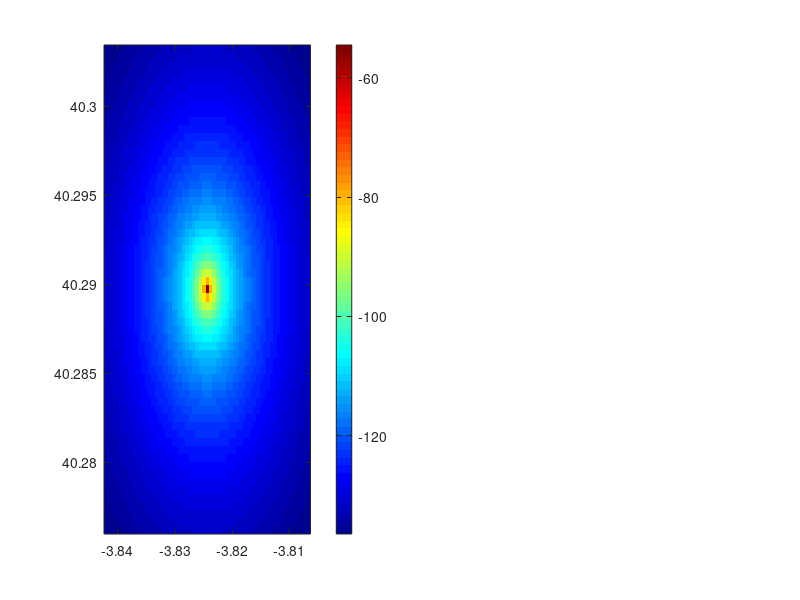

The MATLAB script that drew this image: (Note: this script raises an error after producing the figure.)
%% SIMULACIÓN DE COBERTURA 5G FR1 — Gemelo Digital Táctico
% TFG: Diseño e Implementación de una Herramienta de Gemelo Digital
%      para la Planificación y Visualización de Cobertura en Redes 5G
%      Tácticas Desplegables
%
% Autor : Álvaro Martínez Téllez
% Tutor : Miguel Ángel Ortuño Pérez
% Curso : 2025-2026
%
% DESCRIPCIÓN:
%   Script de investigación e implementación paso a paso del motor de
%   simulación radioeléctrica basado en el modelo Longley-Rice (ITM).
%   Genera un mapa de cobertura RSRP en una cuadrícula sobre un área de
%   3×3 km, integrando datos de elevación SRTM a 30 m de resolución,
%   y exporta los resultados en formato JSON para el backend Spring Boot.
%
% REQUISITOS MATLAB:
%   - MATLAB R2025b o superior (probado en R2025b Update 4)
%   - Communications Toolbox (para propagationModel y txsite/rxsite)
%   - Mapping Toolbox (para readgeoraster, geotiffread, mapinterp)
%   - Antenna Toolbox (para modelos de antena configurables)
%
% EJECUCIÓN:
%   Ejecutar sección a sección (Ctrl+Enter en cada sección) para ir
%   validando cada paso antes de continuar con el siguiente.
%
% REFERENCIAS:
%   [1] Longley & Rice (1968). ESSA Tech Report ERL 79-ITS 67.
%   [2] ITU-R P.1546-6 (2019). Point-to-area predictions 30 MHz–4 GHz.
%   [3] 3GPP TR 38.901 v17 (2022). Channel model 0.5–100 GHz.
%   [4] NTIA/ITS. Irregular Terrain Model (ITM/Longley-Rice), GitHub.

%% =========================================================================
%  BLOQUE 0: LIMPIEZA DEL ENTORNO
%  =========================================================================
clear; clc; close all;
disp('=== Simulación Cobertura 5G FR1 — Gemelo Digital ===');

%% =========================================================================
%  BLOQUE 1: PARÁMETROS DE CONFIGURACIÓN DE LA SIMULACIÓN
%  =========================================================================
% --- Parámetros de la estación base (gNodeB) ---
fc_Hz       = 3.5e9;        % Frecuencia central [Hz] — banda n78 (3.4-3.8 GHz FR1)
Ptx_dBm     = 40;           % Potencia de transmisión [dBm] = 10 W
Ptx_W       = 10^((Ptx_dBm - 30) / 10);  % Conversión a Watts
Gtx_dBi     = 15;           % Ganancia antena Tx [dBi] (antena sectorial típica)
Grx_dBi     = 0;            % Ganancia antena Rx [dBi] (terminal omnidireccional)
hTx_m       = 30;           % Altura antena Tx sobre el suelo [m]
hRx_m       = 1.5;          % Altura antena Rx (terminal de usuario) [m]

% Pérdidas de línea y conexión (cables, conectores, etc.)
L_cable_dB  = 2;            % Pérdidas de cable [dB]

% EIRP = Ptx + Gtx - L_cable
EIRP_dBm    = Ptx_dBm + Gtx_dBi - L_cable_dB;
fprintf('EIRP: %.1f dBm\n', EIRP_dBm);

% --- Emplazamiento de la antena Tx ---
% Coordenadas de prueba: Campus URJC Fuenlabrada (edificio Rectorado)
lat0 = 40.2897;   % Latitud  [grados decimales]
lon0 = -3.8244;   % Longitud [grados decimales]

% --- Parámetros de la cuadrícula de simulación ---
areaKm        = 3;       % Lado del área cuadrada [km]
gridSpacingRequested_m = 50;  % Espaciado máximo solicitado [m]
nIntervalos   = ceil(areaKm * 1000 / gridSpacingRequested_m - 1e-9);
nPuntos        = nIntervalos + 1;   % Ambos extremos incluidos
gridSpacing_m  = areaKm * 1000 / nIntervalos;  % Espaciado efectivo [m]
fprintf('Cuadrícula: %dx%d = %d puntos totales\n', nPuntos, nPuntos, nPuntos^2);
fprintf('Espaciado solicitado/efectivo: %.2f / %.2f m\n', ...
    gridSpacingRequested_m, gridSpacing_m);

% Conversión del área a grados (aprox: 1° lat ≈ 111 km, 1° lon ≈ 111*cos(lat) km)
deltaLat_deg = (areaKm / 2) / 111;
deltaLon_deg = (areaKm / 2) / (111 * cosd(lat0));

%% =========================================================================
%  BLOQUE 2: GENERACIÓN DE LA CUADRÍCULA DE PUNTOS RECEPTORES
%  =========================================================================
% Crear vectores de latitudes y longitudes
lats_vec = linspace(lat0 - deltaLat_deg, lat0 + deltaLat_deg, nPuntos);
lons_vec = linspace(lon0 - deltaLon_deg, lon0 + deltaLon_deg, nPuntos);

% Crear la cuadrícula 2D
[LONS, LATS] = meshgrid(lons_vec, lats_vec);

% Vectorizar para cálculo (nPuntos^2 × 1)
lats_flat = LATS(:);
lons_flat = LONS(:);

fprintf('Rango latitud: [%.4f, %.4f]\n', min(lats_flat), max(lats_flat));
fprintf('Rango longitud: [%.4f, %.4f]\n', min(lons_flat), max(lons_flat));

%% =========================================================================
%  BLOQUE 3: CARGA DE DATOS DE ELEVACIÓN SRTM
%  =========================================================================
% INSTRUCCIONES DE DESCARGA:
%   1. Ir a https://earthexplorer.usgs.gov/
%   2. Buscar por coordenadas del emplazamiento (lat0, lon0)
%   3. Seleccionar: Digital Elevation > SRTM > SRTM 1 Arc-Second Global
%   4. Descargar el tile .tif que cubre el área de simulación
%   5. Guardar en: matlab/data/srtm_<zona>.tif
%
% El tile para Fuenlabrada es: N40W004 (srtm_n40_w004.tif aprox.)

srtm_file = 'data/srtm_fuenlabrada.tif';  % ← ajustar al fichero descargado

if isfile(srtm_file)
    % --- OPCIÓN A: Cargar datos SRTM reales con Mapping Toolbox ---
    [elev_data, R] = readgeoraster(srtm_file);
    elev_data = double(elev_data);  % Convertir a double para cálculos
    elev_data(elev_data < -100) = 0;  % Reemplazar valores sin datos (ocean/nodata)

    % Interpolar elevación en los puntos de la cuadrícula
    % geointerp interpola usando la referencia geográfica R del raster
    elev_grid = geointerp(elev_data, R, lats_flat, lons_flat, 'linear');
    fprintf('Elevación cargada. Rango: [%.0f, %.0f] m\n', min(elev_grid), max(elev_grid));

    % Validar que el TX cae dentro del tile SRTM (M7)
    lat_lims = R.LatitudeLimits;
    lon_lims = R.LongitudeLimits;
    if lat0 < lat_lims(1) || lat0 > lat_lims(2) || lon0 < lon_lims(1) || lon0 > lon_lims(2)
        warning('TFG:srtm', 'TX fuera del tile SRTM. Usando elevación 0 m para TX.');
    end
else
    % --- OPCIÓN B: Terreno plano (para pruebas iniciales sin SRTM) ---
    warning('Fichero SRTM no encontrado. Usando terreno plano (elev=0).');
    elev_grid = zeros(nPuntos^2, 1);

    % Para pruebas sin SRTM se puede activar un terreno sintético (colina gaussiana):
    % dist_sint = sqrt(((lons_flat-lon0)*111000*cosd(lat0)).^2 + ...
    %                  ((lats_flat-lat0)*111000).^2);
    % elev_grid = 50 * exp(-dist_sint.^2 / (500^2));  % colina 50 m, sigma=500 m
end

% Flag para que el resto del script sepa qué fuente de elevación se usó
tiene_srtm = isfile(srtm_file);

%% =========================================================================
%  BLOQUE 4: MODELO DE PROPAGACIÓN — LONGLEY-RICE (ITM) / FALLBACK
%  =========================================================================
% Selección automática del modelo según toolboxes disponibles:
%   1) Longley-Rice ITM  — si Communications Toolbox está instalado (R2019b+)
%      → si hay fichero SRTM local, se carga en el siteviewer (30 m vs 90 m)
%   2) COST-231 Hata+SRTM — fallback sin Communications Toolbox
%      → corrección de altura efectiva por terreno usando elev_grid
%      → sin SRTM: altura fija (terreno plano, como antes)
%
% FSPL se calcula siempre como cota superior teórica para validación.
%
% REFERENCIAS:
%   Longley-Rice: Longley & Rice (1968), ESSA Tech Report ERL 79-ITS 67.
%   COST-231 Hata: COST Action 231, Final Report, European Commission, 1999.

% --- Auto-detección de Communications Toolbox ---
v_comm = ver('comm');
tiene_comm_toolbox = ~isempty(v_comm);

if tiene_comm_toolbox
    % -----------------------------------------------------------------------
    % OPCIÓN A: Longley-Rice ITM via Communications Toolbox (R2019b+)
    %
    % Por defecto, sigstrength usa el terreno global SRTM 90m del toolbox.
    % Si tenemos el tile local de 30m, lo cargamos en el siteviewer activo
    % antes de llamar a sigstrength; el modelo lo usa automáticamente.
    %
    % API de terreno personalizado (varía según versión de MATLAB):
    %   R2023a+: rfprop.TerrainModel('File', srtm_file)
    %   R2021b:  siteviewer('Terrain', srtm_file)  [experimental]
    %   Resto:   siteviewer sin parámetros (terreno global 90m)
    % -----------------------------------------------------------------------
    fprintf('Communications Toolbox detectado → Longley-Rice ITM\n');

    terrain_desc = 'SRTM_90m_global';   % valor por defecto
    if tiene_srtm
        try
            % Intento 1: API formal R2023a+
            tm = rfprop.TerrainModel('File', srtm_file);
            sv = siteviewer('Terrain', tm);                         %#ok<NASGU>
            terrain_desc = 'SRTM_30m_local';
            fprintf('Terreno local 30m cargado (rfprop.TerrainModel)\n');
        catch
            try
                % Intento 2: API alternativa R2021b-R2022b
                sv = siteviewer('Terrain', srtm_file);              %#ok<NASGU>
                terrain_desc = 'SRTM_30m_local';
                fprintf('Terreno local 30m cargado (siteviewer directo)\n');
            catch ME2
                sv = siteviewer;                                     %#ok<NASGU>
                fprintf(['Terreno local no disponible (%s)\n' ...
                    'Usando SRTM 90m global.\n'], ME2.message);
            end
        end
    else
        sv = siteviewer;                                             %#ok<NASGU>
        fprintf('Sin fichero SRTM local → terreno global 90m.\n');
    end

    tx = txsite('Name', 'gNodeB_URJC', ...
        'Latitude',             lat0, ...
        'Longitude',            lon0, ...
        'AntennaHeight',        hTx_m, ...
        'TransmitterFrequency', fc_Hz, ...
        'TransmitterPower',     Ptx_W);

    pm = propagationModel('longley-rice');

    rx_sites = rxsite('Latitude',      lats_flat, ...
                      'Longitude',     lons_flat, ...
                      'AntennaHeight', hRx_m);

    fprintf('Calculando Longley-Rice para %d puntos (~60 s)...\n', length(lats_flat));
    Prx_dBm    = sigstrength(rx_sites, tx, pm);
    Prx_dBm    = Prx_dBm(:);
    modelo_usado = 'Longley-Rice';

else
    % -----------------------------------------------------------------------
    % OPCIÓN B: COST-231 Hata extendido + corrección de terreno SRTM
    %
    % COST-231 es empírico (válido 1500–2000 MHz; a 3.5 GHz ≈2-4 dB error).
    % Para incorporar el efecto del relieve sin Communications Toolbox, usamos
    % la corrección de "altura efectiva de antena" de Okumura-Hata:
    %
    %   hTx_eff(i) = hTx_m + elev_tx - elev_rx(i)
    %
    % La antena "gana" cobertura cuando el TX está en un punto más alto que
    % el receptor y "pierde" en el caso contrario. El mínimo de 5 m evita
    % que COST-231 produzca resultados fuera de rango para alturas negativas.
    % -----------------------------------------------------------------------
    fprintf('Communications Toolbox NO disponible → COST-231 Hata\n');

    % Elevación en el emplazamiento TX (m s.n.m.)
    if tiene_srtm
        elev_tx = geointerp(elev_data, R, lat0, lon0, 'linear');
        fprintf(' + corrección terreno SRTM\n');
        terrain_desc = 'SRTM_30m_local';
    else
        elev_tx = 0;
        fprintf(' (terreno plano)\n');
        terrain_desc = 'plano';
    end

    dist_km = sqrt( ((lons_flat - lon0) .* 111 .* cosd(lat0)).^2 + ...
                    ((lats_flat - lat0) .* 111).^2 );
    dist_km = max(dist_km, 0.01);

    fc_MHz = fc_Hz / 1e6;
    a_hRx  = (1.1*log10(fc_MHz) - 0.7)*hRx_m - (1.56*log10(fc_MHz) - 0.8);

    % Altura efectiva TX variable por punto receptor (SRTM o cero si no hay)
    hTx_eff = max(hTx_m + (elev_tx - elev_grid), 5);
    fprintf('  Altura efectiva Tx: [%.1f, %.1f] m (media: %.1f m)\n', ...
        min(hTx_eff), max(hTx_eff), mean(hTx_eff));

    PL_dB= 46.3 + 33.9*log10(fc_MHz) - 13.82*log10(hTx_eff) - a_hRx ...
          + (44.9 - 6.55*log10(hTx_eff)) .* log10(dist_km) + 3;

    Prx_dBm = EIRP_dBm + Grx_dBi - PL_dB;
    Prx_dBm = Prx_dBm(:);

    if tiene_srtm
        modelo_usado = 'COST-231-Hata+SRTM';
    else
        modelo_usado = 'COST-231-Hata';
    end
end

% --- FSPL — cota superior teórica (siempre calculada para referencia) ---
c       = 3e8;
dist_m  = sqrt( ((lons_flat - lon0) .* 111000 .* cosd(lat0)).^2 + ...
                ((lats_flat - lat0) .* 111000).^2 );
dist_m  = max(dist_m, 1);
FSPL_dB       = 20*log10(dist_m) + 20*log10(fc_Hz) + 20*log10(4*pi/c);
Prx_dBm_FSPL  = EIRP_dBm + Grx_dBi - FSPL_dB;

fprintf('Modelo activo  : %s\n',        modelo_usado);
fprintf('Prx rango      : [%.1f, %.1f] dBm\n', min(Prx_dBm), max(Prx_dBm));
fprintf('Prx FSPL (ref) : [%.1f, %.1f] dBm\n', min(Prx_dBm_FSPL), max(Prx_dBm_FSPL));

%% =========================================================================
%  BLOQUE 5: CÁLCULO DEL RSRP (Reference Signal Received Power)
%  =========================================================================
% Aproximación heredada: repartir Prx_total uniformemente sobre 66*12 RE.
% No es una implementación completa de la definición RSRP de 3GPP.
% Este escenario no configura ancho de banda/SCS; 66 RB es una hipótesis
% fija del prototipo y no debe atribuirse a 100 MHz/30 kHz.
NRB_ASSUMED = 66;
delta_RSRP_dB = 10 * log10(NRB_ASSUMED * 12);  % 28.99 dB

RSRP_dBm = Prx_dBm - delta_RSRP_dB;

% Aplicar límites físicos válidos
RSRP_min = -140;  % dBm (umbral mínimo medible)
RSRP_max = -40;   % dBm (señal excelente cerca de la antena)
RSRP_dBm = max(min(RSRP_dBm, RSRP_max), RSRP_min);

fprintf('RSRP rango: [%.1f, %.1f] dBm\n', min(RSRP_dBm), max(RSRP_dBm));

% Reconstruir en forma matricial para visualización
RSRP_grid = reshape(RSRP_dBm, nPuntos, nPuntos);

%% =========================================================================
%  BLOQUE 6: VISUALIZACIÓN DEL MAPA DE COBERTURA
%  =========================================================================
figure('Name', 'Mapa de Cobertura RSRP 5G FR1', 'NumberTitle', 'off');

% --- 6a. Heatmap 2D del RSRP ---
subplot(1,2,1);
imagesc(lons_vec, lats_vec, RSRP_grid);
set(gca, 'YDir', 'normal');
colormap(gca, jet);
cb = colorbar;
cb.Label.String = 'RSRP [dBm]';
clim([RSRP_min RSRP_max]);
xlabel('Longitud [°]'); ylabel('Latitud [°]');
title('Mapa de Cobertura RSRP');
hold on;
plot(lon0, lat0, 'w^', 'MarkerSize', 12, 'LineWidth', 2, 'DisplayName', 'gNodeB');
legend('Location', 'northeast');

% --- 6b. Zonas de cobertura por calidad ---
subplot(1,2,2);
% Clasificación según umbrales típicos 5G
zona_cobertura = zeros(nPuntos, nPuntos);
zona_cobertura(RSRP_grid >= -80)                      = 4;  % Excelente
zona_cobertura(RSRP_grid >= -90 & RSRP_grid < -80)    = 3;  % Buena
zona_cobertura(RSRP_grid >= -100 & RSRP_grid < -90)   = 2;  % Aceptable
zona_cobertura(RSRP_grid >= -110 & RSRP_grid < -100)  = 1;  % Débil
% zona = 0: sin cobertura (<-110 dBm)

imagesc(lons_vec, lats_vec, zona_cobertura);
set(gca, 'YDir', 'normal');
colormap(gca, [0.8 0.8 0.8; 1 0.4 0.4; 1 0.8 0; 0.4 0.8 0.4; 0 0.6 0]);
cb2 = colorbar('Ticks', 0:4, 'TickLabels', ...
    {'Sin cobertura','Débil (<-110)','Aceptable (<-100)','Buena (<-90)','Excelente (≥-80)'});
xlabel('Longitud [°]'); ylabel('Latitud [°]');
title('Clasificación de Cobertura');
hold on;
plot(lon0, lat0, 'k^', 'MarkerSize', 12, 'LineWidth', 2);

sgtitle(sprintf('Simulación 5G FR1 | f_c=%.1f GHz | P_{tx}=%.0f dBm | h_{Tx}=%.0f m', ...
    fc_Hz/1e9, Ptx_dBm, hTx_m));

% --- 6c. Estadísticas de cobertura ---
fprintf('\n--- Estadísticas de cobertura ---\n');
fprintf('Excelente  (≥-80 dBm) : %5.1f%%\n', 100*mean(RSRP_dBm >= -80));
fprintf('Buena      (<-90 dBm) : %5.1f%%\n', 100*mean(RSRP_dBm >= -90 & RSRP_dBm < -80));
fprintf('Aceptable  (<-100 dBm): %5.1f%%\n', 100*mean(RSRP_dBm >= -100 & RSRP_dBm < -90));
fprintf('Débil      (<-110 dBm): %5.1f%%\n', 100*mean(RSRP_dBm >= -110 & RSRP_dBm < -100));
fprintf('Sin cobertura (<-110) : %5.1f%%\n', 100*mean(RSRP_dBm < -110));
fprintf('RSRP medio            : %.1f dBm\n', mean(RSRP_dBm));

%% =========================================================================
%  BLOQUE 7: EXPORTACIÓN A JSON (llamada a exportar_json.m)
%  =========================================================================
% Construir estructura de parámetros de la simulación
params.frecuencia_GHz   = fc_Hz / 1e9;
params.potencia_tx_dBm  = Ptx_dBm;
params.ganancia_tx_dBi  = Gtx_dBi;
params.altura_tx_m      = hTx_m;
params.altura_rx_m      = hRx_m;
params.lat_emplazamiento = lat0;
params.lon_emplazamiento = lon0;
params.area_km           = areaKm;
params.espaciado_grid_m  = gridSpacing_m;
params.espaciado_grid_solicitado_m = gridSpacingRequested_m;
params.modelo_propagacion = modelo_usado;     % asignado en Bloque 4
params.datos_elevacion    = terrain_desc;    % asignado en Bloque 4

% Nombre descriptivo de la simulación
nombre_sim = sprintf('URJC_Fuenlabrada_%.1fGHz_%ddBm', fc_Hz/1e9, Ptx_dBm);

% Llamar a la función de exportación (ver exportar_json.m)
fichero_json = exportar_json(nombre_sim, lats_flat, lons_flat, RSRP_dBm, params);
fprintf('Simulación exportada a: %s\n', fichero_json);

%% =========================================================================
%  BLOQUE 8: VALIDACIÓN — COMPARACIÓN CON FSPL TEÓRICO
%  =========================================================================
% Comprobación de coherencia: a 1 km de distancia en espacio libre:
d_ref_m   = 1000;
FSPL_ref  = 20*log10(d_ref_m) + 20*log10(fc_Hz) + 20*log10(4*pi/c);
Prx_ref   = EIRP_dBm + Grx_dBi - FSPL_ref;
RSRP_ref  = Prx_ref - delta_RSRP_dB;
fprintf('\n--- Validación teórica (FSPL, d=1 km) ---\n');
fprintf('FSPL             : %.1f dB\n', FSPL_ref);
fprintf('Prx              : %.1f dBm\n', Prx_ref);
fprintf('RSRP estimado    : %.1f dBm\n', RSRP_ref);
fprintf('Interpretación   : ');
if     RSRP_ref >= -80,  fprintf('Excelente\n');
elseif RSRP_ref >= -90,  fprintf('Buena\n');
elseif RSRP_ref >= -100, fprintf('Aceptable\n');
elseif RSRP_ref >= -110, fprintf('Débil\n');
else,                    fprintf('Sin cobertura\n');
end

%% =========================================================================
%  BLOQUE 9: PRÓXIMOS PASOS (TODO)
%  =========================================================================
% [ ] Sustituir FSPL por modelo Longley-Rice real:
%       - Opción A: propagationModel('longley-rice') de Communications Toolbox
%       - Opción B: portar ITM C-code de NTIA a MATLAB via mex o system()
%       - Opción C: usar la función longleyRice.m de referencia (ver docs/papers/)
%
% [ ] Cargar datos SRTM reales (descargar tile N40W004 de USGS EarthExplorer)
%
% [ ] Añadir modelo de antena sectorial real con patrón 3D (Antenna Toolbox)
%
% [ ] Validar con mediciones reales de RSRP en campus URJC
%
% [ ] Integrar pérdidas adicionales: vegetación, difracción sobre colinas
%
% [ ] Prueba de escenario rural montañoso (Anexo E del TFG)
